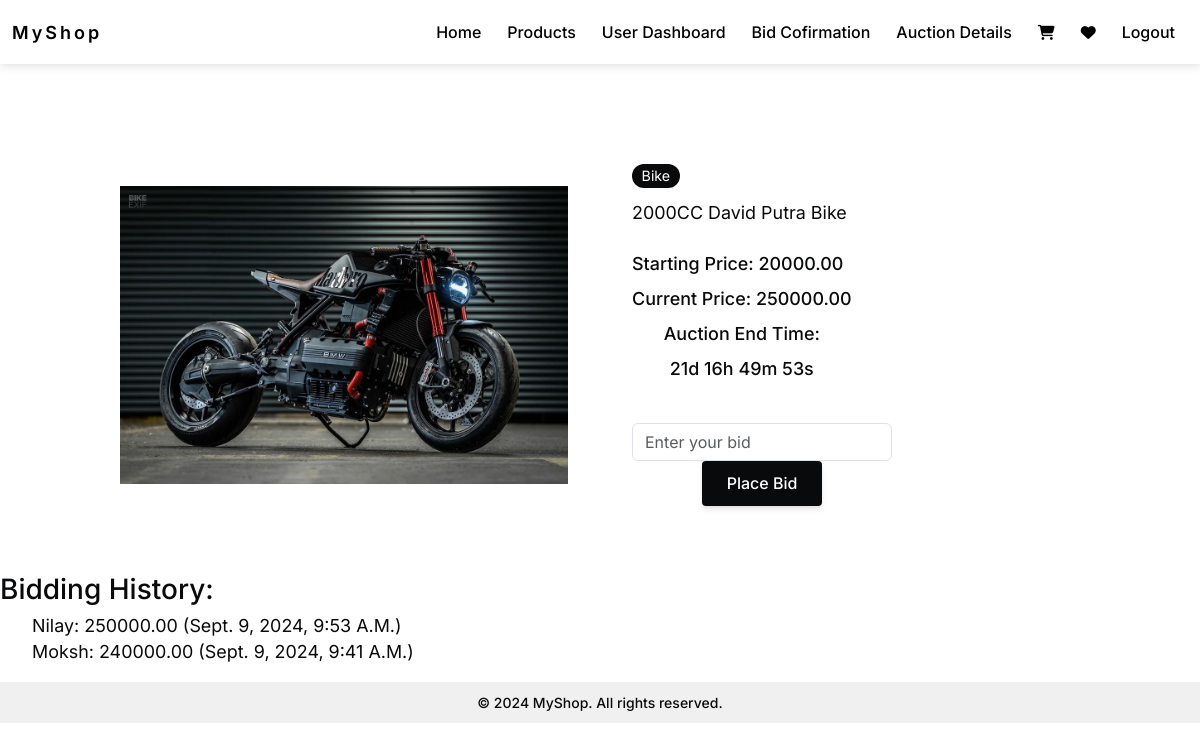
The app's page /bids/products/4/ (signed in) with its own data.
### bids/models.py (models this page shows, shortened)
class Product(models.Model):
    name = models.CharField(max_length=200)
    description = models.TextField()
    starting_price = models.DecimalField(max_digits=10, decimal_places=2)
    current_price = models.DecimalField(max_digits=10, decimal_places=2, blank=True, null=True)
    auction_start_time = models.DateTimeField()
    auction_end_time = models.DateTimeField()
    image = models.ImageField(upload_to='product_images/', null=True, blank=True)
    video = models.FileField(upload_to='product_videos/', null=True, blank=True)
    owner = models.ForeignKey(CustomUser, on_delete=models.SET_NULL, null=True, blank=True)

class Bid(models.Model):
    product = models.ForeignKey(Product, on_delete=models.CASCADE)
    user = models.ForeignKey(CustomUser, on_delete=models.CASCADE)
    bid_amount = models.DecimalField(max_digits=10, decimal_places=2)
    bid_time = models.DateTimeField(auto_now_add=True)
    payment_completed = models.BooleanField(default=False)  # Track payment status
    class Meta:
        ordering = ['-bid_time']  # Show latest bids first

### users/models.py (models this page shows, shortened)
class CustomUser(models.Model):
    username = models.CharField(max_length=100, unique=True)
    email = models.EmailField(unique=True)
    password = models.CharField(max_length=255)
    contact = models.CharField(max_length=10, unique=True)
    image = models.ImageField(upload_to='media/profile_images/', blank=True, null=True)

### bids/views.py (the view, shortened to what this page needs)
# urls.py: path('products/<int:product_id>/', views.product_detail, name='product_detail'),
def product_detail(request, product_id):
    user_id = request.session.get('user_id')
    if not user_id:
        messages.error(request, 'You need to log in first.')
        return redirect('users:login')
    product = get_object_or_404(Product, pk=product_id)
    bids = Bid.objects.filter(product=product).order_by('-bid_amount')[:3]
    auction_end_time = localtime(product.auction_end_time)
    auction_end_time_iso = auction_end_time.isoformat()  # For JavaScript
    now = timezone.now()
    return render(request, 'product_detail.html', {
        'product': product,
        'bids': bids,
        'auction_end_time': auction_end_time_iso,  # Pass ISO formatted string for JavaScript
    })

### bids/templates/product_detail.html (shortened to what this page needs)
{% extends 'base.html' %}
{% block content %}
<main class="main">
    <section class="section wrapper wrapper-section">
        <div class="container wrapper-column">
            <div class="wrapper-bgimage">
                {% if product.image %}
                    <img src="{{ product.image.url }}" alt="Product Image" class="product-image">
                {% endif %}
            </div>
            <div class="wrapper-content">
                <div class="wrapper-inform">
                    <span class="badge badge-darken">{{ product.name }}</span>
                    <p class="text-base font-normal">
                        {{ product.description }}
                    </p>
                </div>
                <div class="wrapper-detail">
                    <div class="price">
                        <span class="text-base font-medium">Starting Price: {{ product.starting_price }}</span>
                        <span class="text-base font-medium">Current Price: {{ product.current_price }}</span>
                        <span class="text-base font-medium" style="text-align:center;">Auction End Time: {{ auction_end_time|date:"Y-m-d H:i:s" }}</span>
                        <span class="text-base font-medium" style="text-align:center;" id="countdown"></span>
                    </div>
                </div>
                <div class="wrapper-action">
                    {% if request.session.user_id %}
                        <form method="post" class="form-bid" style="text-align:center;">
                            <div class="form-group">
                                <input type="number" step="0.01" name="bid_amount" class="form-control" placeholder="Enter your bid" required>
                            </div>
                            <div class="form-group form-actions">
                                <button type="submit" class="btn btn-darken">Place Bid</button>
                            </div>
                        </form>
                    {% else %}
                        <p><a href="{% url 'users:login' %}" class="login-link">Login</a> to place a bid.</p>
                    {% endif %}
                </div>
            </div>
        </div>
    </section>
    <h3>Bidding History:</h3>
    <ul>
        {% for bid in bids %}
            <li style="text-transform:capitalize;list-style-type:none;">{{ bid.user.username }}: {{ bid.bid_amount }} ({{ bid.bid_time }})</li>
        {% empty %}
            <li style="list-style-type:none;margin-left:100px;">No bids yet.</li>
        {% endfor %}
    </ul>
</main>
{% endblock %}

### static/css/style.css (style rules this page uses)
body { margin: 0; padding: 0; box-sizing: border-box; font-family: "Poppins", sans-serif; }
p { margin-top: 0;margin-bottom: 1rem;font-weight: 500;line-height: 24px;margin: 0; }

### records on screen
Product: image (picture), name "Bike", description "2000CC David Putra Bike", starting_price "20000.00", current_price "250000.00"
Bid: user.username "Nilay", bid_amount "250000.00", bid_time "Sept. 9, 2024, 9:53 A.m."
Bid: user.username "Moksh", bid_amount "240000.00", bid_time "Sept. 9, 2024, 9:41 A.m."
